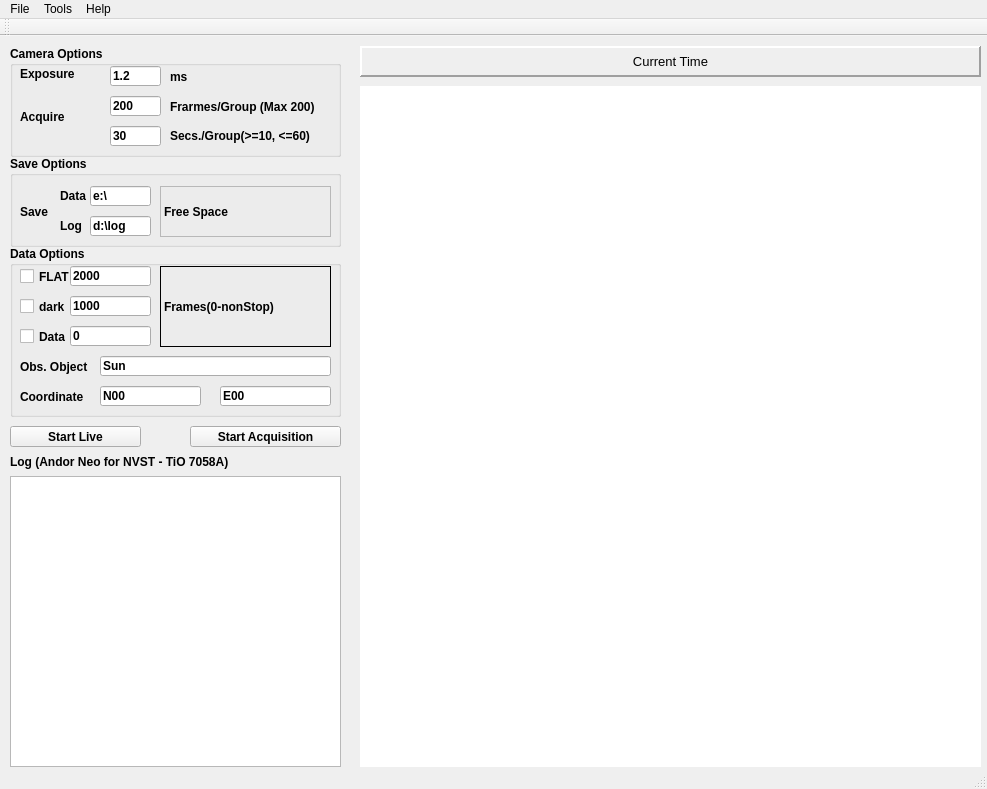
<?xml version="1.0" encoding="UTF-8"?>
<ui version="4.0">
 <class>MainWindow</class>
 <widget class="QMainWindow" name="MainWindow">
  <property name="geometry">
   <rect>
    <x>0</x>
    <y>0</y>
    <width>987</width>
    <height>789</height>
   </rect>
  </property>
  <property name="sizePolicy">
   <sizepolicy hsizetype="Fixed" vsizetype="Fixed">
    <horstretch>0</horstretch>
    <verstretch>0</verstretch>
   </sizepolicy>
  </property>
  <property name="windowTitle">
   <string>MainWindow</string>
  </property>
  <property name="toolTip">
   <string/>
  </property>
  <widget class="QWidget" name="centralWidget">
   <property name="enabled">
    <bool>true</bool>
   </property>
   <widget class="QGraphicsView" name="graphicsView">
    <property name="geometry">
     <rect>
      <x>360</x>
      <y>50</y>
      <width>621</width>
      <height>681</height>
     </rect>
    </property>
    <property name="sizePolicy">
     <sizepolicy hsizetype="Expanding" vsizetype="Expanding">
      <horstretch>1</horstretch>
      <verstretch>1</verstretch>
     </sizepolicy>
    </property>
    <property name="minimumSize">
     <size>
      <width>512</width>
      <height>512</height>
     </size>
    </property>
    <property name="cursor" stdset="0">
     <cursorShape>CrossCursor</cursorShape>
    </property>
    <property name="mouseTracking">
     <bool>false</bool>
    </property>
    <property name="autoFillBackground">
     <bool>false</bool>
    </property>
    <property name="frameShape">
     <enum>QFrame::NoFrame</enum>
    </property>
    <property name="sizeAdjustPolicy">
     <enum>QAbstractScrollArea::AdjustIgnored</enum>
    </property>
    <property name="backgroundBrush">
     <brush brushstyle="SolidPattern">
      <color alpha="255">
       <red>0</red>
       <green>0</green>
       <blue>0</blue>
      </color>
     </brush>
    </property>
   </widget>
   <widget class="QPushButton" name="btnLive">
    <property name="geometry">
     <rect>
      <x>10</x>
      <y>390</y>
      <width>131</width>
      <height>21</height>
     </rect>
    </property>
    <property name="sizePolicy">
     <sizepolicy hsizetype="Expanding" vsizetype="Fixed">
      <horstretch>0</horstretch>
      <verstretch>0</verstretch>
     </sizepolicy>
    </property>
    <property name="font">
     <font>
      <bold>true</bold>
     </font>
    </property>
    <property name="text">
     <string>Start Live</string>
    </property>
    <property name="checkable">
     <bool>true</bool>
    </property>
   </widget>
   <widget class="QLabel" name="label_time">
    <property name="geometry">
     <rect>
      <x>360</x>
      <y>10</y>
      <width>621</width>
      <height>31</height>
     </rect>
    </property>
    <property name="sizePolicy">
     <sizepolicy hsizetype="Expanding" vsizetype="Fixed">
      <horstretch>0</horstretch>
      <verstretch>0</verstretch>
     </sizepolicy>
    </property>
    <property name="font">
     <font>
      <pointsize>10</pointsize>
      <bold>false</bold>
     </font>
    </property>
    <property name="layoutDirection">
     <enum>Qt::LeftToRight</enum>
    </property>
    <property name="frameShape">
     <enum>QFrame::Panel</enum>
    </property>
    <property name="frameShadow">
     <enum>QFrame::Raised</enum>
    </property>
    <property name="lineWidth">
     <number>2</number>
    </property>
    <property name="text">
     <string>Current Time</string>
    </property>
    <property name="alignment">
     <set>Qt::AlignCenter</set>
    </property>
   </widget>
   <widget class="QPushButton" name="btnSnap">
    <property name="geometry">
     <rect>
      <x>190</x>
      <y>390</y>
      <width>151</width>
      <height>21</height>
     </rect>
    </property>
    <property name="sizePolicy">
     <sizepolicy hsizetype="Expanding" vsizetype="Fixed">
      <horstretch>0</horstretch>
      <verstretch>0</verstretch>
     </sizepolicy>
    </property>
    <property name="font">
     <font>
      <bold>true</bold>
     </font>
    </property>
    <property name="text">
     <string>Start Acquisition</string>
    </property>
    <property name="checkable">
     <bool>false</bool>
    </property>
    <property name="checked">
     <bool>false</bool>
    </property>
    <property name="autoRepeatDelay">
     <number>50</number>
    </property>
    <property name="autoRepeatInterval">
     <number>50</number>
    </property>
   </widget>
   <widget class="QLabel" name="label_status">
    <property name="geometry">
     <rect>
      <x>10</x>
      <y>410</y>
      <width>331</width>
      <height>31</height>
     </rect>
    </property>
    <property name="sizePolicy">
     <sizepolicy hsizetype="Preferred" vsizetype="Fixed">
      <horstretch>0</horstretch>
      <verstretch>0</verstretch>
     </sizepolicy>
    </property>
    <property name="font">
     <font>
      <bold>true</bold>
     </font>
    </property>
    <property name="text">
     <string>Log (Andor Neo for NVST - TiO 7058A)</string>
    </property>
   </widget>
   <widget class="QTextEdit" name="textEdit_status">
    <property name="geometry">
     <rect>
      <x>10</x>
      <y>440</y>
      <width>331</width>
      <height>291</height>
     </rect>
    </property>
    <property name="sizePolicy">
     <sizepolicy hsizetype="Preferred" vsizetype="Expanding">
      <horstretch>0</horstretch>
      <verstretch>0</verstretch>
     </sizepolicy>
    </property>
   </widget>
   <widget class="QGroupBox" name="groupBox_data">
    <property name="geometry">
     <rect>
      <x>10</x>
      <y>210</y>
      <width>331</width>
      <height>171</height>
     </rect>
    </property>
    <property name="font">
     <font>
      <bold>true</bold>
     </font>
    </property>
    <property name="title">
     <string>Data Options</string>
    </property>
    <widget class="QLineEdit" name="lineEdit_cor2">
     <property name="geometry">
      <rect>
       <x>210</x>
       <y>140</y>
       <width>111</width>
       <height>20</height>
      </rect>
     </property>
     <property name="text">
      <string>E00</string>
     </property>
    </widget>
    <widget class="QLabel" name="label_2">
     <property name="geometry">
      <rect>
       <x>10</x>
       <y>140</y>
       <width>81</width>
       <height>21</height>
      </rect>
     </property>
     <property name="text">
      <string>Coordinate</string>
     </property>
    </widget>
    <widget class="QLineEdit" name="lineEdit_objname">
     <property name="geometry">
      <rect>
       <x>90</x>
       <y>110</y>
       <width>231</width>
       <height>20</height>
      </rect>
     </property>
     <property name="text">
      <string>Sun</string>
     </property>
    </widget>
    <widget class="QLineEdit" name="lineEdit_datanum">
     <property name="geometry">
      <rect>
       <x>60</x>
       <y>80</y>
       <width>81</width>
       <height>20</height>
      </rect>
     </property>
     <property name="text">
      <string>0</string>
     </property>
    </widget>
    <widget class="QLineEdit" name="lineEdit_cor1">
     <property name="geometry">
      <rect>
       <x>90</x>
       <y>140</y>
       <width>101</width>
       <height>20</height>
      </rect>
     </property>
     <property name="text">
      <string>N00</string>
     </property>
    </widget>
    <widget class="QLineEdit" name="lineEdit_darknum">
     <property name="geometry">
      <rect>
       <x>60</x>
       <y>50</y>
       <width>81</width>
       <height>20</height>
      </rect>
     </property>
     <property name="text">
      <string>1000</string>
     </property>
    </widget>
    <widget class="QCheckBox" name="checkBox_Data">
     <property name="geometry">
      <rect>
       <x>10</x>
       <y>80</y>
       <width>71</width>
       <height>21</height>
      </rect>
     </property>
     <property name="text">
      <string>Data</string>
     </property>
    </widget>
    <widget class="QLabel" name="label_obj">
     <property name="geometry">
      <rect>
       <x>10</x>
       <y>110</y>
       <width>81</width>
       <height>21</height>
      </rect>
     </property>
     <property name="text">
      <string>Obs. Object</string>
     </property>
    </widget>
    <widget class="QLineEdit" name="lineEdit_flatnum">
     <property name="geometry">
      <rect>
       <x>60</x>
       <y>20</y>
       <width>81</width>
       <height>20</height>
      </rect>
     </property>
     <property name="text">
      <string>2000</string>
     </property>
    </widget>
    <widget class="QCheckBox" name="checkBox_Flat">
     <property name="geometry">
      <rect>
       <x>10</x>
       <y>20</y>
       <width>71</width>
       <height>21</height>
      </rect>
     </property>
     <property name="text">
      <string>FLAT</string>
     </property>
    </widget>
    <widget class="QLabel" name="label_dunit_2">
     <property name="geometry">
      <rect>
       <x>150</x>
       <y>20</y>
       <width>171</width>
       <height>81</height>
      </rect>
     </property>
     <property name="frameShape">
      <enum>QFrame::Box</enum>
     </property>
     <property name="text">
      <string>Frames(0-nonStop)</string>
     </property>
    </widget>
    <widget class="QCheckBox" name="checkBox_Dark">
     <property name="geometry">
      <rect>
       <x>10</x>
       <y>50</y>
       <width>51</width>
       <height>21</height>
      </rect>
     </property>
     <property name="text">
      <string>dark</string>
     </property>
    </widget>
   </widget>
   <widget class="QGroupBox" name="groupBox_save">
    <property name="geometry">
     <rect>
      <x>10</x>
      <y>120</y>
      <width>331</width>
      <height>91</height>
     </rect>
    </property>
    <property name="font">
     <font>
      <bold>true</bold>
     </font>
    </property>
    <property name="title">
     <string>Save Options</string>
    </property>
    <widget class="QLabel" name="label_freedisk">
     <property name="geometry">
      <rect>
       <x>150</x>
       <y>30</y>
       <width>171</width>
       <height>51</height>
      </rect>
     </property>
     <property name="frameShape">
      <enum>QFrame::StyledPanel</enum>
     </property>
     <property name="text">
      <string>Free Space  </string>
     </property>
    </widget>
    <widget class="QLabel" name="label_saveto">
     <property name="geometry">
      <rect>
       <x>50</x>
       <y>30</y>
       <width>31</width>
       <height>20</height>
      </rect>
     </property>
     <property name="sizePolicy">
      <sizepolicy hsizetype="Preferred" vsizetype="Fixed">
       <horstretch>0</horstretch>
       <verstretch>0</verstretch>
      </sizepolicy>
     </property>
     <property name="text">
      <string>Data </string>
     </property>
    </widget>
    <widget class="QLineEdit" name="lineEdit_savelog">
     <property name="geometry">
      <rect>
       <x>80</x>
       <y>60</y>
       <width>61</width>
       <height>20</height>
      </rect>
     </property>
     <property name="text">
      <string>d:\log</string>
     </property>
    </widget>
    <widget class="QLabel" name="label_savelog">
     <property name="geometry">
      <rect>
       <x>50</x>
       <y>60</y>
       <width>31</width>
       <height>20</height>
      </rect>
     </property>
     <property name="text">
      <string>Log</string>
     </property>
    </widget>
    <widget class="QLineEdit" name="lineEdit_saveto">
     <property name="geometry">
      <rect>
       <x>80</x>
       <y>30</y>
       <width>61</width>
       <height>20</height>
      </rect>
     </property>
     <property name="text">
      <string>e:\</string>
     </property>
    </widget>
    <widget class="QLabel" name="label_dunit_7">
     <property name="geometry">
      <rect>
       <x>10</x>
       <y>40</y>
       <width>41</width>
       <height>31</height>
      </rect>
     </property>
     <property name="text">
      <string>Save</string>
     </property>
    </widget>
   </widget>
   <widget class="QGroupBox" name="groupBox_cam">
    <property name="geometry">
     <rect>
      <x>10</x>
      <y>10</y>
      <width>331</width>
      <height>111</height>
     </rect>
    </property>
    <property name="font">
     <font>
      <bold>true</bold>
     </font>
    </property>
    <property name="title">
     <string>Camera Options</string>
    </property>
    <widget class="QLabel" name="label">
     <property name="geometry">
      <rect>
       <x>160</x>
       <y>50</y>
       <width>161</width>
       <height>21</height>
      </rect>
     </property>
     <property name="text">
      <string>Frarmes/Group (Max 200)</string>
     </property>
    </widget>
    <widget class="QLabel" name="label_exposuretime">
     <property name="geometry">
      <rect>
       <x>10</x>
       <y>20</y>
       <width>61</width>
       <height>16</height>
      </rect>
     </property>
     <property name="sizePolicy">
      <sizepolicy hsizetype="Preferred" vsizetype="Fixed">
       <horstretch>0</horstretch>
       <verstretch>0</verstretch>
      </sizepolicy>
     </property>
     <property name="text">
      <string>Exposure</string>
     </property>
    </widget>
    <widget class="QLineEdit" name="lineEdit_framerate">
     <property name="geometry">
      <rect>
       <x>100</x>
       <y>50</y>
       <width>51</width>
       <height>20</height>
      </rect>
     </property>
     <property name="text">
      <string>200</string>
     </property>
    </widget>
    <widget class="QLabel" name="label_dunit_5">
     <property name="geometry">
      <rect>
       <x>160</x>
       <y>20</y>
       <width>91</width>
       <height>21</height>
      </rect>
     </property>
     <property name="text">
      <string>ms</string>
     </property>
    </widget>
    <widget class="QLabel" name="label_dunit_6">
     <property name="geometry">
      <rect>
       <x>10</x>
       <y>50</y>
       <width>71</width>
       <height>41</height>
      </rect>
     </property>
     <property name="text">
      <string>Acquire</string>
     </property>
    </widget>
    <widget class="QLineEdit" name="lineEdit_exposuretime">
     <property name="geometry">
      <rect>
       <x>100</x>
       <y>20</y>
       <width>51</width>
       <height>20</height>
      </rect>
     </property>
     <property name="text">
      <string>1.2</string>
     </property>
    </widget>
    <widget class="QLineEdit" name="lineEdit_groupdelay">
     <property name="geometry">
      <rect>
       <x>100</x>
       <y>80</y>
       <width>51</width>
       <height>20</height>
      </rect>
     </property>
     <property name="text">
      <string>30</string>
     </property>
    </widget>
    <widget class="QLabel" name="label_delayTime">
     <property name="geometry">
      <rect>
       <x>160</x>
       <y>80</y>
       <width>161</width>
       <height>21</height>
      </rect>
     </property>
     <property name="text">
      <string>Secs./Group(&gt;=10, &lt;=60)</string>
     </property>
    </widget>
   </widget>
  </widget>
  <widget class="QMenuBar" name="menuBar">
   <property name="geometry">
    <rect>
     <x>0</x>
     <y>0</y>
     <width>987</width>
     <height>22</height>
    </rect>
   </property>
   <widget class="QMenu" name="menuFile">
    <property name="title">
     <string>File</string>
    </property>
    <addaction name="actionSave"/>
    <addaction name="actionExit"/>
   </widget>
   <widget class="QMenu" name="menuServer">
    <property name="title">
     <string>Tools</string>
    </property>
    <addaction name="actionServer"/>
    <addaction name="actionDetect_Cameras"/>
   </widget>
   <widget class="QMenu" name="menuHelp">
    <property name="title">
     <string>Help</string>
    </property>
    <addaction name="actionAbout"/>
   </widget>
   <addaction name="menuFile"/>
   <addaction name="menuServer"/>
   <addaction name="menuHelp"/>
  </widget>
  <widget class="QToolBar" name="mainToolBar">
   <attribute name="toolBarArea">
    <enum>TopToolBarArea</enum>
   </attribute>
   <attribute name="toolBarBreak">
    <bool>false</bool>
   </attribute>
  </widget>
  <widget class="QStatusBar" name="statusBar"/>
  <action name="actionServer">
   <property name="text">
    <string>Server</string>
   </property>
  </action>
  <action name="actionLogging">
   <property name="text">
    <string>Logging</string>
   </property>
  </action>
  <action name="actionSave">
   <property name="text">
    <string>Save</string>
   </property>
   <property name="shortcut">
    <string>Ctrl+S</string>
   </property>
  </action>
  <action name="actionExit">
   <property name="text">
    <string>Exit</string>
   </property>
   <property name="shortcut">
    <string>Ctrl+Q</string>
   </property>
  </action>
  <action name="actionAbout">
   <property name="text">
    <string>About</string>
   </property>
  </action>
  <action name="actionDetect_Cameras">
   <property name="text">
    <string>Detect Cameras</string>
   </property>
  </action>
 </widget>
 <layoutdefault spacing="6" margin="11"/>
 <resources/>
 <connections/>
</ui>
